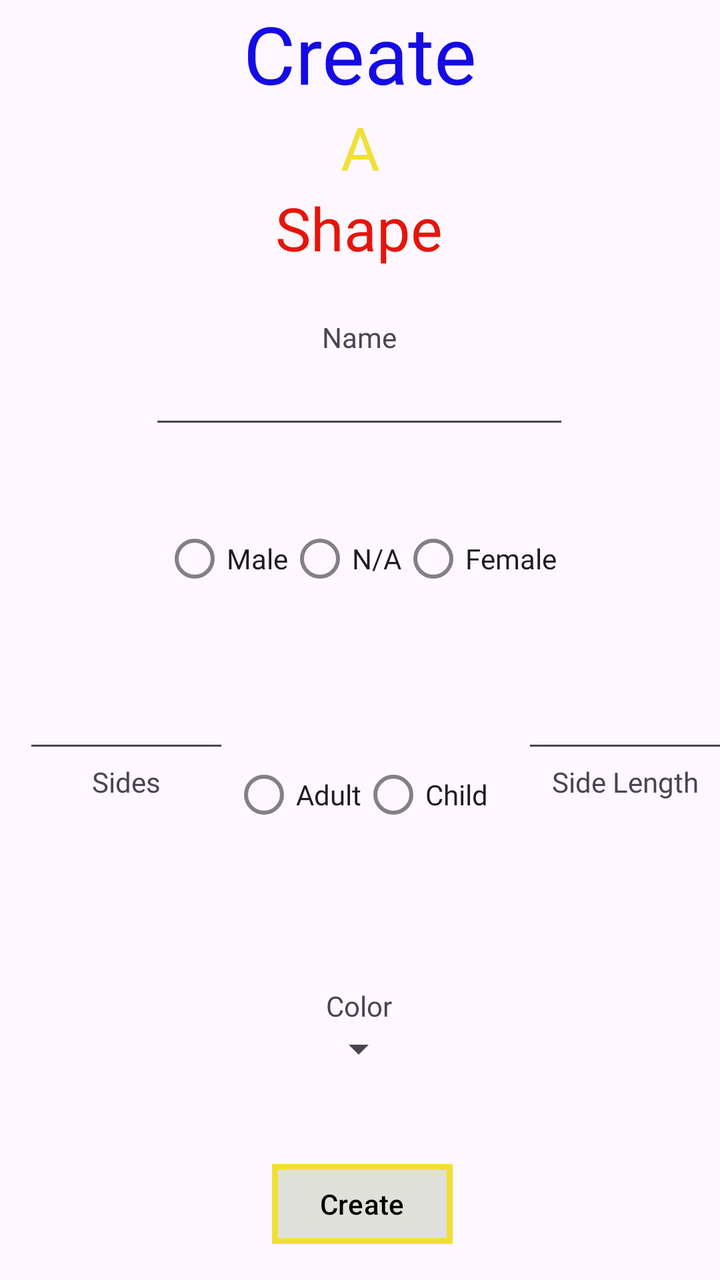
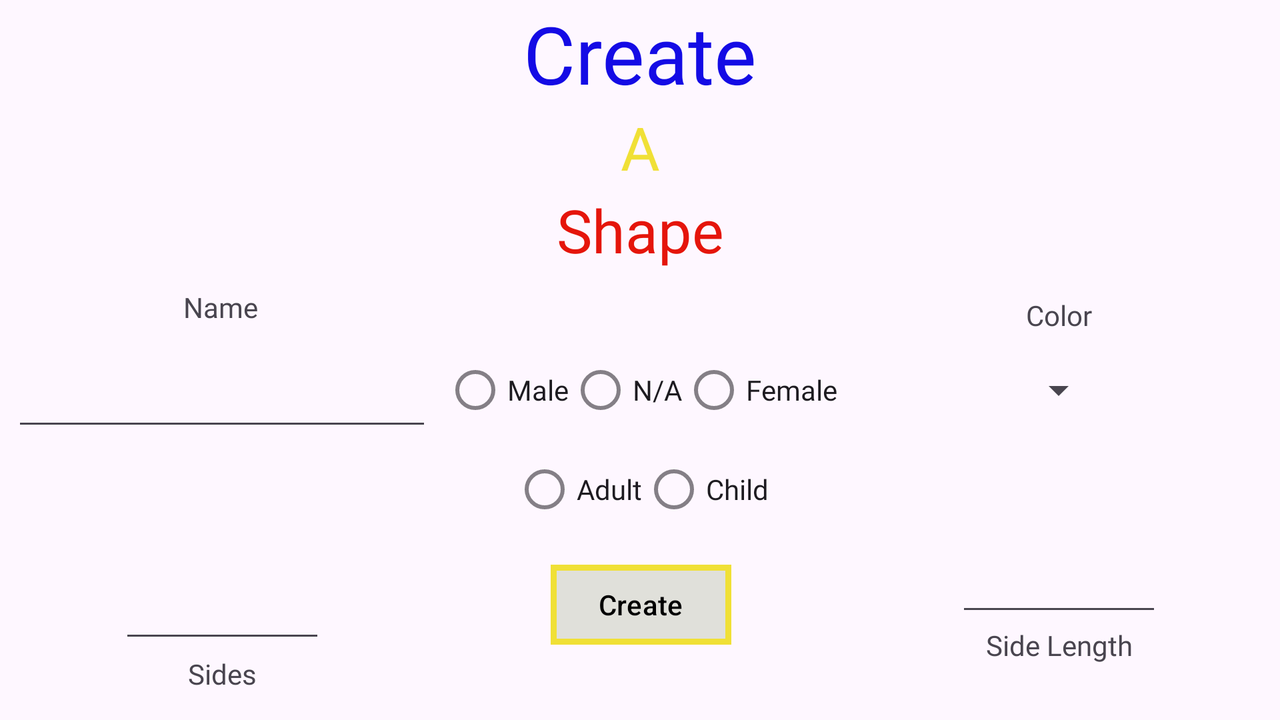

One screen, two layout resources from the same app: the default and the repository's alternative for another configuration. Each is rendered where Android would select it; the XML of both is given below.
<!-- AndroidManifest.xml: application theme Theme.Euclydia -->
<!-- res/layout/create_activity.xml -->
<?xml version="1.0" encoding="utf-8"?>
<androidx.constraintlayout.widget.ConstraintLayout
    android:id="@+id/createmain"
    xmlns:android="http://schemas.android.com/apk/res/android"
    xmlns:app="http://schemas.android.com/apk/res-auto"
    xmlns:tools="http://schemas.android.com/tools"
    android:layout_width="match_parent"
    android:layout_height="match_parent">

    <TextView
        android:id="@+id/title1"
        android:layout_width="wrap_content"
        android:layout_height="wrap_content"
        android:text="@string/title1"
        android:textColor="@color/blue"
        android:textSize="40sp"
        app:layout_constraintEnd_toEndOf="parent"
        app:layout_constraintStart_toStartOf="parent"
        app:layout_constraintTop_toTopOf="parent" />

    <TextView
        android:id="@+id/title2"
        android:layout_width="wrap_content"
        android:layout_height="wrap_content"
        android:text="@string/title2"
        android:textColor="@color/yellow"
        android:textSize="30sp"
        app:layout_constraintEnd_toEndOf="parent"
        app:layout_constraintStart_toStartOf="parent"
        app:layout_constraintTop_toBottomOf="@id/title1"
        />

    <TextView
        android:id="@+id/title3"
        android:layout_width="wrap_content"
        android:layout_height="wrap_content"
        android:text="@string/title3"
        android:textColor="@color/red"
        android:textSize="30sp"
        app:layout_constraintEnd_toEndOf="parent"
        app:layout_constraintHorizontal_bias="0.498"
        app:layout_constraintStart_toStartOf="parent"
        app:layout_constraintTop_toBottomOf="@id/title2" />

    <EditText
        android:id="@+id/nameField"
        android:layout_width="wrap_content"
        android:layout_height="wrap_content"
        android:layout_marginTop="44dp"
        android:ems="10"
        android:inputType="text"
        app:layout_constraintEnd_toEndOf="parent"
        app:layout_constraintHorizontal_bias="0.497"
        app:layout_constraintStart_toStartOf="parent"
        app:layout_constraintTop_toBottomOf="@+id/title3" />

    <TextView
        android:id="@+id/nameLabel"
        android:layout_width="wrap_content"
        android:layout_height="wrap_content"
        android:text="@string/nameLabel"
        app:layout_constraintBottom_toTopOf="@id/nameField"
        app:layout_constraintStart_toStartOf="@id/nameField"
        app:layout_constraintEnd_toEndOf="@id/nameField"/>

    <EditText
        android:id="@+id/sideField"
        android:layout_width="103dp"
        android:layout_height="46dp"
        android:layout_marginStart="20dp"
        android:layout_marginTop="116dp"
        android:ems="2"
        android:inputType="number"
        app:layout_constraintEnd_toStartOf="@id/nameField"
        app:layout_constraintHorizontal_bias="0.173"
        app:layout_constraintStart_toStartOf="parent"
        app:layout_constraintTop_toBottomOf="@id/nameField" />

    <EditText
        android:id="@+id/lengthfield"
        android:inputType="numberDecimal"
        android:ems="2"
        android:layout_width="103dp"
        android:layout_height="46dp"
        android:layout_marginEnd="20dp"
        android:layout_marginTop="116dp"
        app:layout_constraintStart_toEndOf="@id/nameField"
        app:layout_constraintEnd_toEndOf="parent"
        app:layout_constraintTop_toBottomOf="@id/nameField" />

    <TextView
        android:id="@+id/lengthLabel"
        android:layout_width="wrap_content"
        android:layout_height="wrap_content"
        android:text="@string/lengthlabel"
        app:layout_constraintTop_toBottomOf="@id/lengthfield"
        app:layout_constraintStart_toStartOf="@id/lengthfield"
        app:layout_constraintEnd_toEndOf="@id/lengthfield"/>



    <TextView
        android:layout_width="wrap_content"
        android:layout_height="wrap_content"
        app:layout_constraintTop_toBottomOf="@id/sideField"
        app:layout_constraintStart_toStartOf="@id/sideField"
        app:layout_constraintEnd_toEndOf="@id/sideField"
        android:text="@string/sideLabel"/>


    <RadioGroup
        android:id="@+id/agegroup"
        android:layout_width="wrap_content"
        android:layout_height="wrap_content"
        tools:layout_editor_absoluteX="280dp"
        tools:layout_editor_absoluteY="300dp"
        android:orientation="horizontal"
        app:layout_constraintStart_toStartOf="@id/gendergroup"
        app:layout_constraintEnd_toEndOf="@id/gendergroup"
        app:layout_constraintTop_toBottomOf="@id/sideField"
        >

        <com.google.android.material.radiobutton.MaterialRadioButton
            android:id="@+id/adult"
            app:useMaterialThemeColors="true"
            android:layout_width="wrap_content"
            android:layout_height="wrap_content"
            android:text="@string/adultlabel" />
        <com.google.android.material.radiobutton.MaterialRadioButton
            android:id="@+id/child"
            app:useMaterialThemeColors="true"
            android:layout_width="wrap_content"
            android:layout_height="wrap_content"
            android:text="@string/childlabel"/>

    </RadioGroup>

    <RadioGroup
        android:id="@+id/gendergroup"
        android:layout_width="wrap_content"
        android:layout_height="wrap_content"
        android:orientation="horizontal"
        android:layout_marginTop="44dp"
        app:layout_constraintEnd_toEndOf="@id/nameField"
        app:layout_constraintStart_toStartOf="@id/nameField"
        app:layout_constraintTop_toBottomOf="@id/nameField">


        <com.google.android.material.radiobutton.MaterialRadioButton
            android:id="@+id/male"
            app:useMaterialThemeColors="true"
            android:layout_width="wrap_content"
            android:layout_height="wrap_content"
            android:text="@string/malelabel" />

        <com.google.android.material.radiobutton.MaterialRadioButton
            android:id="@+id/nb"
            app:useMaterialThemeColors="true"
            android:layout_width="wrap_content"
            android:layout_height="wrap_content"
            android:text="@string/nblabel" />

        <com.google.android.material.radiobutton.MaterialRadioButton
            android:id="@+id/female"
            app:useMaterialThemeColors="true"
            android:layout_width="wrap_content"
            android:layout_height="wrap_content"
            android:text="@string/femalelabel" />


    </RadioGroup>

    <Spinner
        android:id="@+id/color"
        android:layout_width="wrap_content"
        android:layout_height="wrap_content"
        app:layout_constraintEnd_toEndOf="parent"
        app:layout_constraintHorizontal_bias="0.498"
        app:layout_constraintStart_toStartOf="parent"
        app:layout_constraintTop_toBottomOf="@id/colorlabel" />

    <TextView
        android:id="@+id/colorlabel"
        android:layout_width="wrap_content"
        android:layout_height="wrap_content"
        android:layout_marginTop="80dp"
        android:text="@string/colorlabel"
        app:layout_constraintEnd_toEndOf="@id/color"
        app:layout_constraintHorizontal_bias="0.511"
        app:layout_constraintStart_toStartOf="@id/color"
        app:layout_constraintTop_toBottomOf="@id/agegroup" />

    <com.google.android.material.button.MaterialButton
        android:id="@+id/create"
        style="@style/YellowButton"
        android:layout_width="wrap_content"
        android:layout_height="wrap_content"
        android:text="@string/create"
        app:layout_constraintBottom_toBottomOf="parent"
        app:layout_constraintEnd_toEndOf="@id/color"
        app:layout_constraintHorizontal_bias="0.464"
        app:layout_constraintStart_toStartOf="@id/color"
        app:layout_constraintTop_toBottomOf="@id/color"
        app:layout_constraintVertical_bias="0.75" />


</androidx.constraintlayout.widget.ConstraintLayout>
<!-- resources referenced by this layout -->
<resources>
  <color name="blue">#140be5</color>
  <color name="red">#e5150b</color>
  <color name="yellow">#f0e036</color>
  <string name="adultlabel">Adult</string>
  <string name="childlabel">Child</string>
  <string name="colorlabel">Color</string>
  <string name="create">Create</string>
  <string name="femalelabel">Female</string>
  <string name="lengthlabel">Side Length</string>
  <string name="malelabel">Male</string>
  <string name="nameLabel">Name</string>
  <string name="nblabel">N/A</string>
  <string name="sideLabel">Sides</string>
  <string name="title1">Create</string>
  <string name="title2">A</string>
  <string name="title3">Shape</string>
  <style name="YellowButton" parent="BaseButton">
          <item name="strokeColor">@color/yellow</item>
      </style>
  <style name="Theme.Euclydia" parent="Base.Theme.Euclydia" />
  <style name="BaseButton" parent="Widget.Material3.Button">
          <item name="backgroundTint">@color/background</item>
          <item name="android:textColor">@color/black</item>
          <item name="cornerRadius">0dp</item>
          <item name="strokeWidth">3dp</item>
      </style>
  <style name="Base.Theme.Euclydia" parent="Theme.Material3.DayNight.NoActionBar">
          <item name="android:textViewStyle">@style/TextViewStyle</item>
  
          <item name="android:checkboxStyle">@style/CheckBoxStyle</item>
          <item name="checkboxStyle">@style/CheckBoxStyle</item>
  
          <item name="android:radioButtonStyle">@style/RadioButtonStyle</item>
          <item name="radioButtonStyle">@style/RadioButtonStyle</item>
      </style>
  <color name="background">#e0e0da</color>
  <color name="black">#FF000000</color>
  <style name="TextViewStyle" parent="Widget.AppCompat.TextView">
          <item name="android:fontFamily">@font/amaticsc</item>
          <item name="fontFamily">@font/amaticsc</item>
      </style>
  <style name="CheckBoxStyle" parent="Widget.AppCompat.CompoundButton.CheckBox">
          <item name="android:fontFamily">@font/amaticsc</item>
          <item name="fontFamily">@font/amaticsc</item>
      </style>
  <style name="RadioButtonStyle" parent="Widget.AppCompat.CompoundButton.RadioButton">
          <item name="android:fontFamily">@font/amaticsc</item>
          <item name="fontFamily">@font/amaticsc</item>
      </style>
</resources>
<!-- res/layout-land/create_activity.xml (the repository's variant of the layout above) -->
<!-- drawn on the phone turned sideways -->
<?xml version="1.0" encoding="utf-8"?>
<androidx.constraintlayout.widget.ConstraintLayout
    android:id="@+id/createmain"
    xmlns:android="http://schemas.android.com/apk/res/android"
    xmlns:app="http://schemas.android.com/apk/res-auto"
    xmlns:tools="http://schemas.android.com/tools"
    android:layout_width="match_parent"
    android:layout_height="match_parent">

    <TextView
        android:id="@+id/title1"
        android:layout_width="wrap_content"
        android:layout_height="wrap_content"
        android:text="@string/title1"
        android:textColor="@color/blue"
        android:textSize="40sp"
        app:layout_constraintEnd_toEndOf="parent"
        app:layout_constraintStart_toStartOf="parent"
        app:layout_constraintTop_toTopOf="parent" />

    <TextView
        android:id="@+id/title2"
        android:layout_width="wrap_content"
        android:layout_height="wrap_content"
        android:text="@string/title2"
        android:textColor="@color/yellow"
        android:textSize="30sp"
        app:layout_constraintEnd_toEndOf="@+id/title1"
        app:layout_constraintStart_toStartOf="@+id/title1"
        app:layout_constraintTop_toBottomOf="@+id/title1" />

    <TextView
        android:id="@+id/title3"
        android:layout_width="wrap_content"
        android:layout_height="wrap_content"
        android:layout_marginTop="1dp"
        android:text="@string/title3"
        android:textColor="@color/red"
        android:textSize="30sp"
        app:layout_constraintEnd_toEndOf="@+id/title2"
        app:layout_constraintStart_toStartOf="@+id/title2"
        app:layout_constraintTop_toBottomOf="@+id/title2" />

    <EditText
        android:id="@+id/nameField"
        android:layout_width="wrap_content"
        android:layout_height="wrap_content"
        android:ems="10"
        android:inputType="text"
        app:layout_constraintStart_toStartOf="parent"
        app:layout_constraintEnd_toStartOf="@id/gendergroup"
        app:layout_constraintTop_toTopOf="@id/gendergroup" />

    <TextView
        android:id="@+id/nameLabel"
        android:layout_width="wrap_content"
        android:layout_height="wrap_content"
        android:layout_marginBottom="16dp"
        android:text="@string/nameLabel"
        app:layout_constraintBottom_toTopOf="@+id/nameField"
        app:layout_constraintEnd_toEndOf="@+id/nameField"
        app:layout_constraintHorizontal_bias="0.497"
        app:layout_constraintStart_toStartOf="@+id/nameField" />

    <EditText
        android:id="@+id/sideField"
        android:layout_width="103dp"
        android:layout_height="46dp"
        android:ems="2"
        android:inputType="number"
        android:layout_marginTop="60dp"
        app:layout_constraintEnd_toEndOf="@id/nameField"
        app:layout_constraintStart_toStartOf="@id/nameField"
        app:layout_constraintTop_toBottomOf="@id/nameField" />

    <TextView
        android:id="@+id/sidelabel"
        android:layout_width="wrap_content"
        android:layout_height="wrap_content"
        android:layout_marginTop="1dp"
        android:text="@string/sideLabel"
        app:layout_constraintEnd_toEndOf="@+id/sideField"
        app:layout_constraintStart_toStartOf="@+id/sideField"
        app:layout_constraintTop_toBottomOf="@+id/sideField" />

    <EditText
        android:id="@+id/lengthfield"
        android:inputType="numberDecimal"
        android:ems="2"
        android:layout_width="103dp"
        android:layout_height="46dp"
        android:layout_marginTop="60dp"
        app:layout_constraintStart_toStartOf="@id/color"
        app:layout_constraintEnd_toEndOf="@id/color"
        app:layout_constraintTop_toBottomOf="@id/color"/>
    <TextView
        android:id="@+id/lengthLabel"
        android:layout_width="wrap_content"
        android:layout_height="wrap_content"
        android:text="@string/lengthlabel"
        app:layout_constraintTop_toBottomOf="@id/lengthfield"
        app:layout_constraintStart_toStartOf="@id/lengthfield"
        app:layout_constraintEnd_toEndOf="@id/lengthfield"/>

    <RadioGroup
        android:id="@+id/agegroup"
        android:layout_width="wrap_content"
        android:layout_height="wrap_content"
        tools:layout_editor_absoluteX="280dp"
        tools:layout_editor_absoluteY="300dp"
        android:orientation="horizontal"
        app:layout_constraintStart_toStartOf="@id/gendergroup"
        app:layout_constraintEnd_toEndOf="@id/gendergroup"
        app:layout_constraintTop_toBottomOf="@id/gendergroup"
        app:layout_constraintBottom_toTopOf="@id/create"
        >

        <com.google.android.material.radiobutton.MaterialRadioButton
            android:id="@+id/adult"
            app:useMaterialThemeColors="true"
            android:layout_width="wrap_content"
            android:layout_height="wrap_content"
            android:text="@string/adultlabel" />
        <com.google.android.material.radiobutton.MaterialRadioButton
            android:id="@+id/child"
            app:useMaterialThemeColors="true"
            android:layout_width="wrap_content"
            android:layout_height="wrap_content"
            android:text="@string/childlabel"/>

    </RadioGroup>

    <RadioGroup
        android:id="@+id/gendergroup"
        android:layout_width="wrap_content"
        android:layout_height="wrap_content"
        android:orientation="horizontal"
        android:layout_marginTop="44dp"
        app:layout_constraintEnd_toEndOf="@id/title3"
        app:layout_constraintStart_toStartOf="@id/title3"
        app:layout_constraintTop_toBottomOf="@id/title3">


        <com.google.android.material.radiobutton.MaterialRadioButton
            android:id="@+id/male"
            app:useMaterialThemeColors="true"
            android:layout_width="wrap_content"
            android:layout_height="wrap_content"
            android:text="@string/malelabel" />

        <com.google.android.material.radiobutton.MaterialRadioButton
            android:id="@+id/nb"
            app:useMaterialThemeColors="true"
            android:layout_width="wrap_content"
            android:layout_height="wrap_content"
            android:text="@string/nblabel" />

        <com.google.android.material.radiobutton.MaterialRadioButton
            android:id="@+id/female"
            app:useMaterialThemeColors="true"
            android:layout_width="wrap_content"
            android:layout_height="wrap_content"
            android:text="@string/femalelabel" />


    </RadioGroup>

    <Spinner
        android:id="@+id/color"
        android:layout_width="wrap_content"
        android:layout_height="wrap_content"
        app:layout_constraintStart_toEndOf="@id/gendergroup"
        app:layout_constraintEnd_toEndOf="parent"
        app:layout_constraintTop_toTopOf="@id/gendergroup"
        app:layout_constraintBottom_toBottomOf="@id/gendergroup"
        tools:layout_editor_absoluteY="181dp"
        app:layout_constraintHorizontal_bias=".5"/>

    <TextView
        android:layout_width="wrap_content"
        android:layout_height="wrap_content"
        android:layout_marginBottom="16dp"
        android:text="@string/colorlabel"
        app:layout_constraintBottom_toTopOf="@+id/color"
        app:layout_constraintEnd_toEndOf="@+id/color"
        app:layout_constraintStart_toStartOf="@+id/color" />

    <com.google.android.material.button.MaterialButton
        android:id="@+id/create"
        style="@style/YellowButton"
        android:layout_width="wrap_content"
        android:layout_height="wrap_content"
        android:layout_marginBottom="16dp"
        android:text="@string/create"
        app:layout_constraintBottom_toBottomOf="parent"
        app:layout_constraintStart_toStartOf="@id/agegroup"
        app:layout_constraintTop_toBottomOf="@id/agegroup"
        app:layout_constraintEnd_toEndOf="@id/agegroup"
        app:layout_constraintVertical_bias="1.0"
        app:strokeWidth="3dp" />

    <androidx.constraintlayout.widget.Guideline android:layout_width="wrap_content"
        android:layout_height="wrap_content"
        android:orientation="vertical"
        app:layout_constraintGuide_percent=".5"/>

</androidx.constraintlayout.widget.ConstraintLayout>
